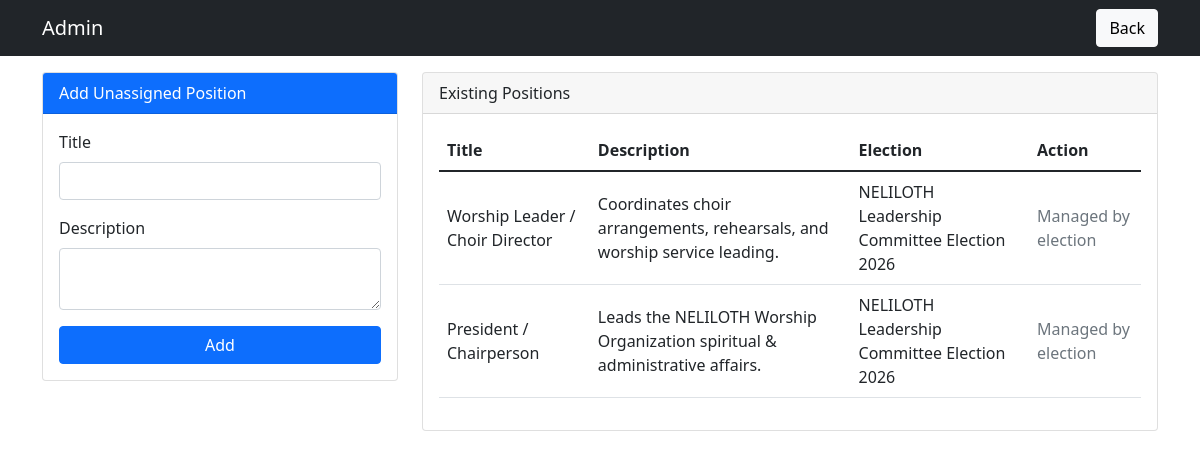
/admin/manage_positions.php (signed in), run on an earlier commit of the app's database.
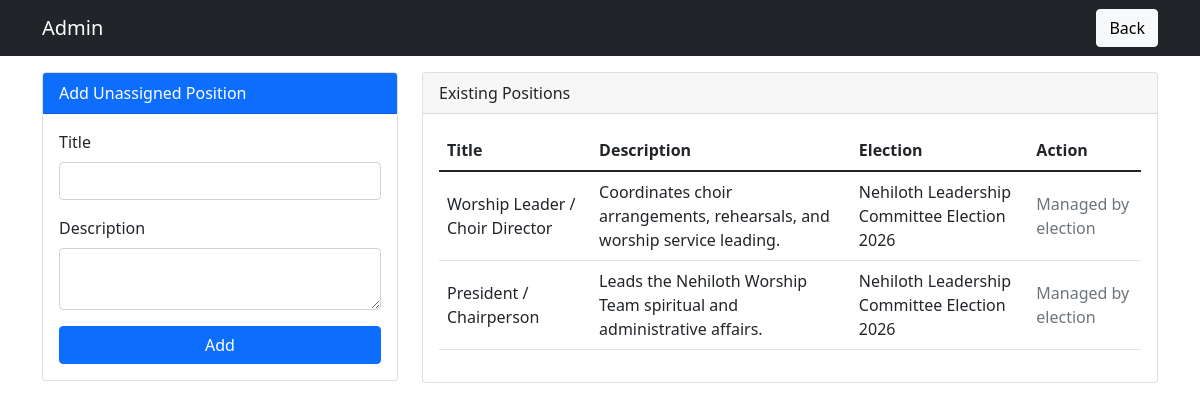
And on a later commit of the database.
### tables this page shows
CREATE TABLE positions (
    id INT PRIMARY KEY AUTO_INCREMENT,
    title VARCHAR(100) NOT NULL,
    description TEXT,
    created_at TIMESTAMP DEFAULT CURRENT_TIMESTAMP
);

CREATE TABLE IF NOT EXISTS elections (
    id INT PRIMARY KEY AUTO_INCREMENT,
    title VARCHAR(255) NOT NULL,
    description TEXT,
    start_time DATETIME NOT NULL,
    end_time DATETIME NOT NULL,
    status ENUM('draft','upcoming','open','paused','closed','cancelled') DEFAULT 'draft',
    results_published BOOLEAN NOT NULL DEFAULT FALSE,
    published_at DATETIME NULL,
    created_at TIMESTAMP DEFAULT CURRENT_TIMESTAMP
);

### admin/manage_positions.php (the view, shortened to what this page needs)
<?php
require_once "../config/functions.php";
$positions = $pdo->query("
    SELECT p.*, e.title AS election_title, e.status AS election_status
    FROM positions p
    LEFT JOIN elections e ON e.id = p.election_id
    ORDER BY p.id DESC
")->fetchAll();
?>
<!DOCTYPE html>
<html lang="en">
<head>
    <link href="https://cdn.jsdelivr.net/npm/bootstrap@5.1.3/dist/css/bootstrap.min.css" rel="stylesheet">
</head>
<body>
<nav class="navbar navbar-dark bg-dark">
    <div class="container">
        <a class="navbar-brand" href="dashboard.php">Admin</a>
        <a href="dashboard.php" class="btn btn-light">Back</a>
    </div>
</nav>
<main class="container mt-3">
    <div class="row">
        <div class="col-md-4">
            <div class="card">
                <div class="card-header bg-primary text-white">Add Unassigned Position</div>
                <div class="card-body">
                    <form method="POST">
                        <div class="mb-3">
                            <label for="position_title" class="form-label">Title</label>
                            <input id="position_title" type="text" name="title" maxlength="100" class="form-control" required>
                        </div>
                        <div class="mb-3">
                            <label for="position_description" class="form-label">Description</label>
                            <textarea id="position_description" name="description" class="form-control"></textarea>
                        </div>
                        <button type="submit" name="add" value="1" class="btn btn-primary w-100">Add</button>
                    </form>
                </div>
            </div>
        </div>
        <div class="col-md-8">
            <div class="card">
                <div class="card-header">Existing Positions</div>
                <div class="card-body table-responsive">
                    <table class="table align-middle">
                        <thead><tr><th>Title</th><th>Description</th><th>Election</th><th>Action</th></tr></thead>
                        <tbody>
                        <?php foreach ($positions as $position): ?>
                            <tr>
                                <td><?php echo htmlspecialchars($position["title"]); ?></td>
                                <td><?php echo htmlspecialchars($position["description"] ?? ""); ?></td>
                                <td><?php echo htmlspecialchars($position["election_title"] ?? "Unassigned"); ?></td>
                                <td>
                                    <?php if ($position["election_id"] === null && $position["election_title"] === null): ?>
                                        <form method="POST" onsubmit="return confirm('Delete this position?');">
                                            <input type="hidden" name="csrf_token" value="<?php echo htmlspecialchars(csrfToken()); ?>">
                                            <input type="hidden" name="position_id" value="<?php echo (int)$position["id"]; ?>">
                                            <button type="submit" name="delete" value="1" class="btn btn-sm btn-danger">Delete</button>
                                        </form>
                                    <?php else: ?>
                                        <span class="text-muted">Managed by election</span>
                                    <?php endif; ?>
                                </td>
                            </tr>
                        <?php endforeach; ?>
                        </tbody>
                    </table>
                </div>
            </div>
        </div>
    </div>
</main>
</body>
</html>

What changed in the data, as far as the page shows it:
changed through a linked row, positions "Worship Leader / Choir Director": election.title "NELILOTH Leadership Committee Election 2026" → "Nehiloth Leadership Committee Election 2026"
changed positions "President / Chairperson": description "Leads the NELILOTH Worship Organization spiritual & administrative affairs." → "Leads the Nehiloth Worship Team spiritual and administrative affairs."; election.title "NELILOTH Leadership Committee Election 2026" → "Nehiloth Leadership Committee Election 2026"
